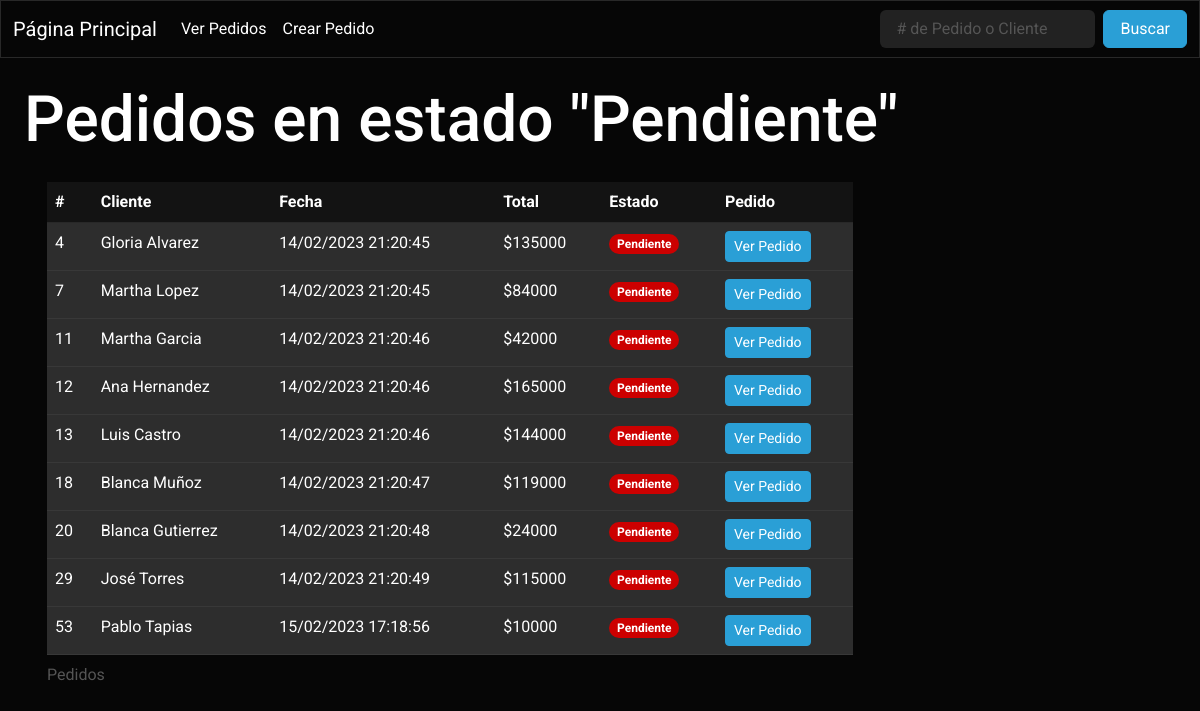
Screenshot of /estado/Pendiente with the database file from the repository.
### tables this page shows
CREATE TABLE "Pedidos" ( -- Tabla que almacena los pedidos
    id INTEGER PRIMARY KEY AUTOINCREMENT NOT NULL, 
    cliente VARCHAR(255) NOT NULL,
    fecha VARCHAR(255) NOT NULL,
    total INT NOT NULL,
    estado TEXT NOT NULL,
    pedido TEXT NOT NULL
);

### app.py (the view)
@app.route('/estado/<estado>') # Ruta que muestra todos los pedidos que se encuentran en un estado indicado.
def verEstado(estado):
    query = f'SELECT * FROM Pedidos WHERE estado = "{estado}"' # Solicitud a realizar.
    pedidosDB = consultarQuery(query) # Ejecutar una solicitud SQL, guardar el resultado en una variable.
    if pedidosDB: # Sí la consulta arroja resultados.
        datos = {'titulo': f'Pedidos en estado "{estado}"'} # Datos a mostrar en la página.
        return render_template('pedidos.html', datos=datos, pedidosDB=pedidosDB) # Devuelve la plantilla html y una variable con los pedidos.
    else: # Sí la consulta no arroja resultados.
        flash(['No se han encontrado pedidos con el estado ', f'{estado}'], 'Rojo') # Se envía un mensaje, la categoría del mensaje y un dato a la próxima página en mostrarse.
        return redirect(url_for('index')) # Se redirige al usuario a la ruta '/'.

### app.py (called while the page is built)
def crearCursor(database): # Genera un objeto cursor a traves de una base de datos.
    conn = None
    try: # Intenta conectarse a la base de datos.
        conn = sql.connect(database) # Establece conexión con la base de datos, y en caso de no existir, la crea.
    except sql.Error as error: # En caso de no lograr conectar a la DB mostrará el error por pantalla.
        print(error)
    finally: # En caso de lograr conectar, generará el objeto cursor y lo devolverá a traves de return.
        if conn:
            cursor = conn.cursor()
            return cursor, conn # Devuelve el objeto cursor y el objeto conn para cerrar la conexión a la base de datos al final.

def consultarQuery(query): # Función que realiza una consulta tomando como argumento una query SQL.
    cursor, conn = crearCursor(database) # Creando cursor y conexión con la base de datos.
    cursor.execute(query) # Ejecutar una solicitud con el cursor.
    respuesta = cursor.fetchall() # Se vuelcan los datos en una variable.
    conn.commit() # Aplicar cambios.
    conn.close() # Cerrar conexión.
    return respuesta # Se devuelven los datos recolectados.

### templates/pedidos.html (shortened to what this page needs)
{% extends "navbar.html" %}
{% block content %}
<div id="pagina">
    <h1>{{ datos['titulo'] }}</h1>
    <table class="table table-hover" id="tabla">
        <caption>Pedidos</caption>
        <thead>
            <tr>
                <th scope="col">#</th>
                <th scope="col">Cliente</th>
                <th scope="col">Fecha</th>
                <th scope="col">Total</th>
                <th scope="col">Estado</th>
                <th scope="col">Pedido</th>
            </tr>
        </thead>
        <tbody>
            {% for pedido in pedidosDB %}
            <tr class="table-light">
                <td>{{ pedido[0] }}</td>
                <td>{{ pedido[1] }}</td>
                <td>{{ pedido[2] }}</td>
                <td>${{ pedido[3] }}</td>
                {% if pedido[4] == 'Pendiente': %}
                <td><span class="badge rounded-pill bg-danger">{{ pedido[4] }}</span></td>
                {% elif pedido[4] == 'En Producción': %}
                <td><span class="badge rounded-pill bg-warning">{{ pedido[4] }}</span></td>
                {% elif pedido[4] == 'Terminado': %}
                <td><span class="badge rounded-pill bg-primary">{{ pedido[4] }}</span></td>
                {% elif pedido[4] == 'Entregado': %}
                <td><span class="badge rounded-pill bg-success">{{ pedido[4] }}</span></td>
                {% else: %}
                <td><span class="badge rounded-pill bg-dark">{{ pedido[4] }}</span></td>
                {% endif %}
                <td><a href="{{url_for('verPedido', id=pedido[0])}}" class="btn btn-primary btn-sm">Ver Pedido</a></td>
            </tr>
            {% endfor %}
        </tbody>
    </table>
</div>
{% endblock %}

### static/css/main.css (style rules this page uses)
body { font-family: system-ui, -apple-system, BlinkMacSystemFont, 'Segoe UI', Roboto, Oxygen, Ubuntu, Cantarell, 'Open Sans', 'Helvetica Neue', sans-serif; background-color: black; color: white; }
a { text-decoration: none !important; }
#pagina { margin: 2%; }
#tabla { margin: 2%; max-width: 70%; }

### rows the page displays
Pedidos: id "4", cliente "Gloria Alvarez", fecha "14/02/2023 21:20:45", total "135000", estado "Pendiente"
Pedidos: id "7", cliente "Martha Lopez", fecha "14/02/2023 21:20:45", total "84000", estado "Pendiente"
Pedidos: id "11", cliente "Martha Garcia", fecha "14/02/2023 21:20:46", total "42000", estado "Pendiente"
Pedidos: id "12", cliente "Ana Hernandez", fecha "14/02/2023 21:20:46", total "165000", estado "Pendiente"
Pedidos: id "13", cliente "Luis Castro", fecha "14/02/2023 21:20:46", total "144000", estado "Pendiente"
Pedidos: id "18", cliente "Blanca Muñoz", fecha "14/02/2023 21:20:47", total "119000", estado "Pendiente"
Pedidos: id "20", cliente "Blanca Gutierrez", fecha "14/02/2023 21:20:48", total "24000", estado "Pendiente"
Pedidos: id "29", cliente "José Torres", fecha "14/02/2023 21:20:49", total "115000", estado "Pendiente"
Pedidos: id "53", cliente "Pablo Tapias", fecha "15/02/2023 17:18:56", total "10000", estado "Pendiente"

### other values shown
{{ datos['titulo'] }} "Pedidos en estado \"Pendiente\""
